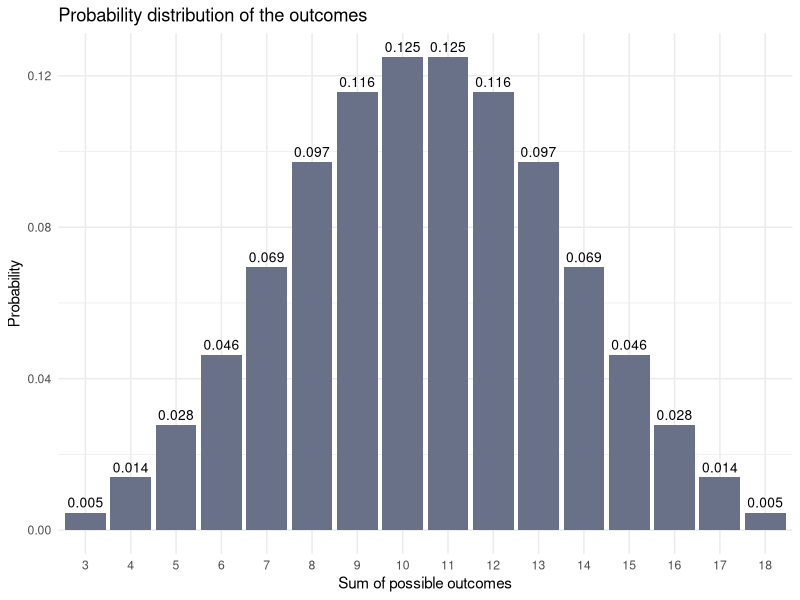

Recreate this plot in R. (Note: this script raises an error after producing the figure.)
## ---- chunk 1
library(tidyr)
library(dplyr)
library(ggplot2)
## ---- chunk 2
dice_seq <- seq(1:6)
dice_throws <- data.frame(
  expand.grid(dice1 = dice_seq, dice2 = dice_seq, dice3 = dice_seq)
)
## ---- chunk 3
head(dice_throws, 10)
## ---- chunk 4
tail(dice_throws, 10)
## ---- chunk 5
nrow(dice_throws)
## ---- chunk 6
dice_throws <- dice_throws %>%
  mutate(possible_sum = dice1 + dice2 + dice3)

total_sum <- nrow(dice_throws) # total number of outcomes to calculate probability

dice_summary <- dice_throws %>%
  group_by(possible_sum) %>%
  summarise(frequency = n()) %>% # count of each sum
  mutate(probability = frequency / total_sum) # probability of each sum

data.frame(dice_summary)
## ---- chunk 7
ggplot(dice_summary, aes(x = as.factor(possible_sum), y = probability)) +
  geom_bar(stat = "identity", fill = "#697188") +
  geom_text(aes(label = round(probability, 3)), vjust = -0.5, size = 3.5) +
  theme_minimal() +
  labs(
    title = "Probability distribution of the outcomes",
    x = "Sum of possible outcomes",
    y = "Probability"
    )
## ---- chunk 8
# assigning variables to avoid hardcode
given_dice <- 3
condition_sum <- 10

given_data <- dice_throws %>%
  filter(dice1 == given_info | dice2 == given_info | dice3 == given_info)
  
condition_data <- given_data %>%
  filter(possible_sum >= condition_sum)

nrow(condition_data) / nrow(given_data)
## ---- chunk 9
#write code here
## ---- chunk 10
#write code here
## ---- chunk 11
#write code here
